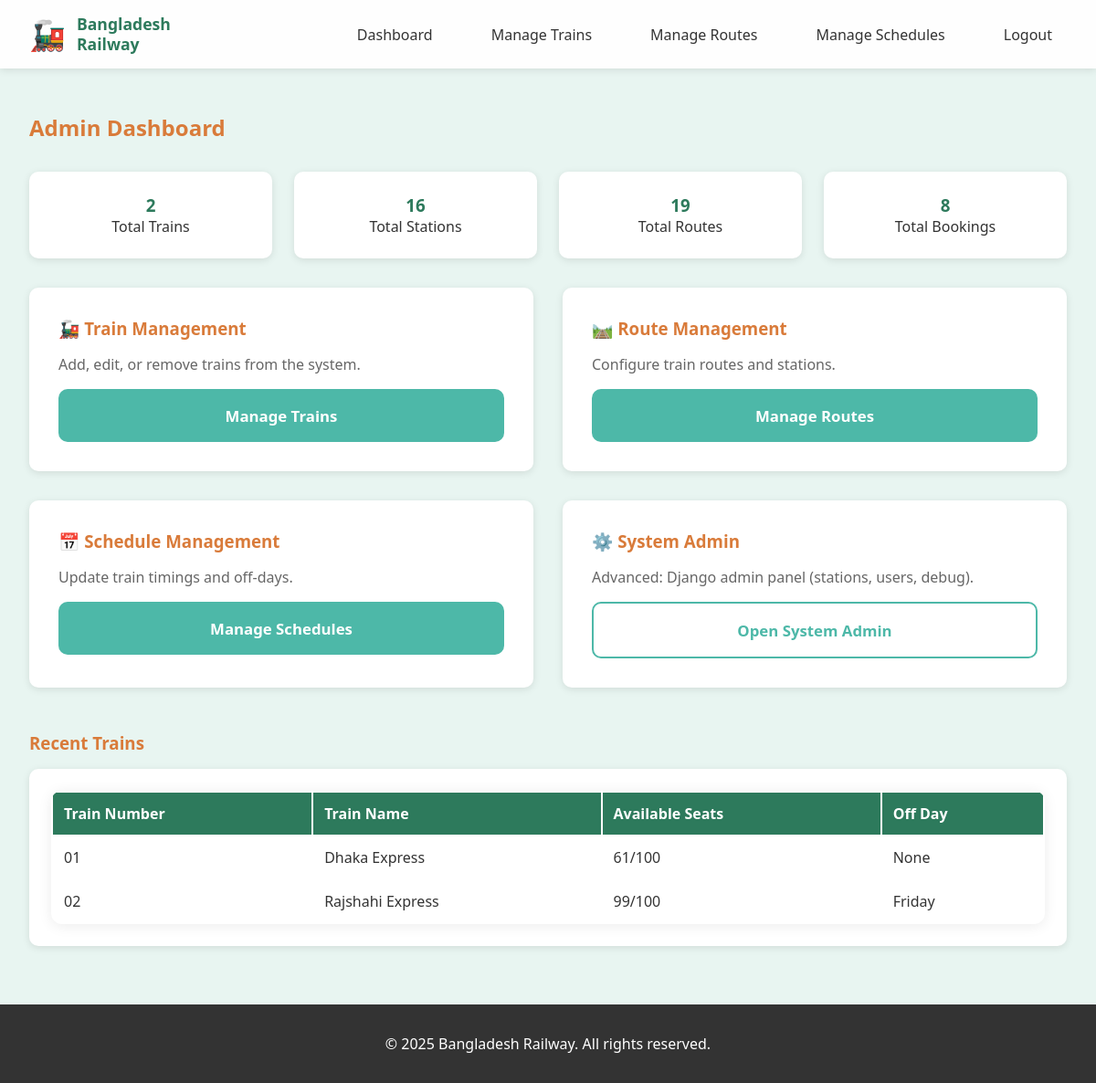
The page /accounts/admin-dashboard/ (signed in) on the database as committed earlier.
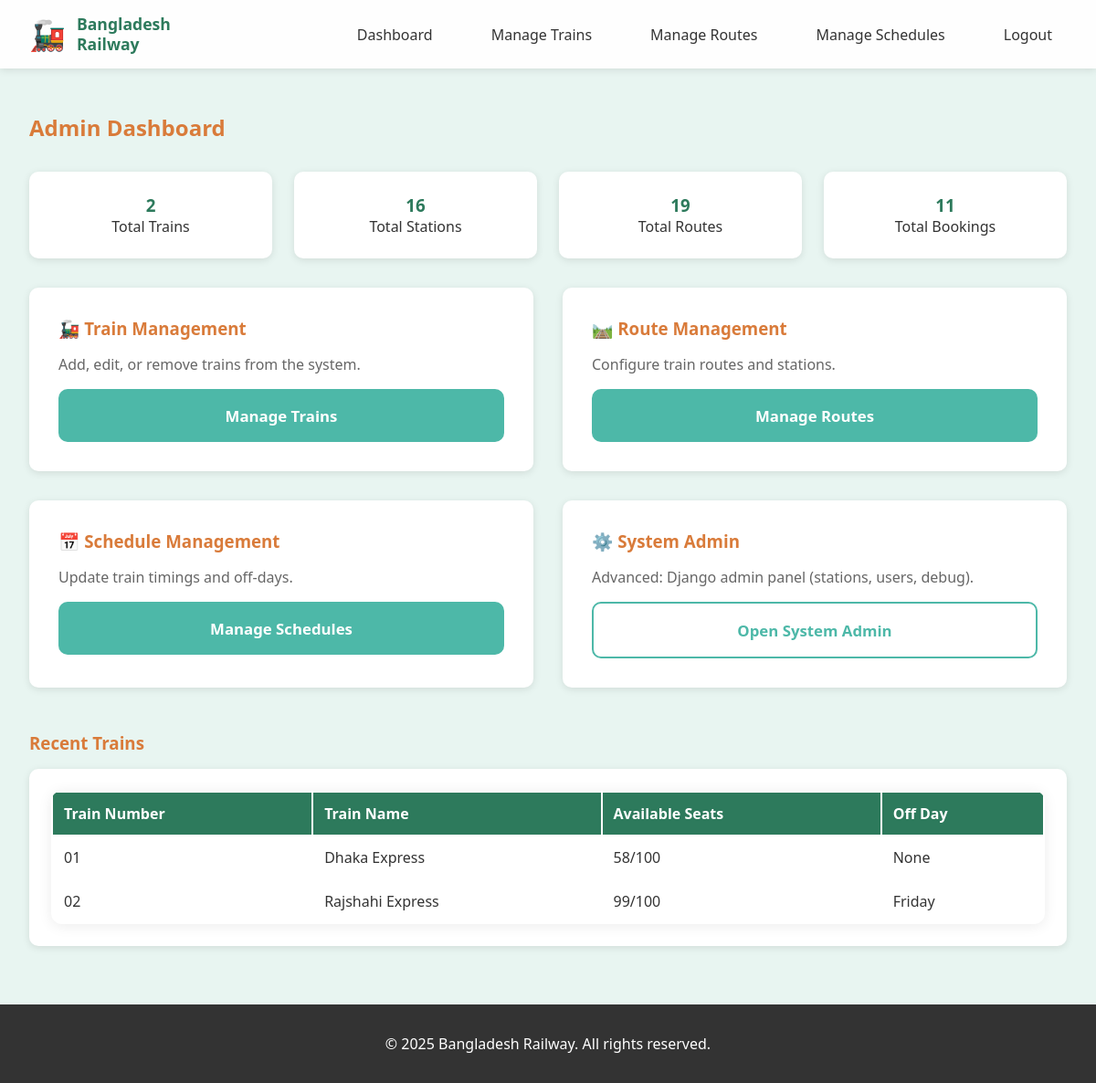
The same page on the database as committed later.
### trains/models.py (models this page shows, shortened)
class Train(models.Model):
    CLASS_CHOICES = (
        ('AC', 'Air Conditioned'),
        ('Non-AC', 'Non Air Conditioned'),
        ('Sleeper', 'Sleeper'),
    )
    train_number = models.CharField(max_length=10, unique=True)
    train_name = models.CharField(max_length=100)
    total_seats = models.IntegerField(default=100, help_text="Total seats available")
    available_seats = models.IntegerField(default=100, help_text="Currently available seats")
    total_coaches = models.IntegerField(default=10)
    classes_available = models.CharField(max_length=100, help_text="e.g., AC,Non-AC,Sleeper")
    off_day = models.CharField(max_length=50, blank=True, null=True,
                                help_text="Days when train doesn't run (e.g., Sunday)")
    class Meta:
        ordering = ['train_name']
        verbose_name = 'Train'
        verbose_name_plural = 'Trains'

### accounts/views.py (the view)
# urls.py: path('admin-dashboard/', views.admin_dashboard, name='admin_dashboard'),  # NEW
@login_required
def admin_dashboard(request):
    if not request.user.is_admin_user():
        messages.error(request, 'Access denied! Admin only.')
        return redirect('trains:home')
    from trains.models import Train, Station, Route, TrainSchedule
    from bookings.models import Payment
    context = {
        'total_trains': Train.objects.count(),
        'total_stations': Station.objects.count(),
        'total_routes': Route.objects.count(),
        'total_bookings': Payment.objects.count(),
        'recent_trains': Train.objects.all()[:5],
    }
    return render(request, 'accounts/admin_dashboard.html', context)

### accounts/models.py (called while the page is built)
    def is_admin_user(self):
        return self.role == 'admin'

### templates/accounts/admin_dashboard.html (shortened to what the changed rows need)
{% extends 'base.html' %}
{% block content %}
<div class="container">
    <h2 style="color: #D97B3A; margin: 2rem 0;">Admin Dashboard</h2>
    <div style="display: grid; grid-template-columns: repeat(4, 1fr); gap: 1.5rem; margin-bottom: 2rem;">
        <div
            style="background: white; padding: 1.5rem; border-radius: 10px; box-shadow: 0 2px 8px rgba(0,0,0,0.1); text-align: center;">
            <h3 style="color: #2D7A5C;">{{ total_bookings }}</h3>
            <p>Total Bookings</p>
        </div>
    </div>
    <div style="margin-top: 3rem;">
        <div style="background: white; padding: 1.5rem; border-radius: 10px; box-shadow: 0 2px 8px rgba(0,0,0,0.1);">
            <table style="width: 100%;">
                <thead>
                    <tr style="border-bottom: 2px solid #E0E0E0;">
                        <th style="padding: 0.75rem; text-align: left;">Train Number</th>
                        <th style="padding: 0.75rem; text-align: left;">Train Name</th>
                        <th style="padding: 0.75rem; text-align: left;">Available Seats</th>
                        <th style="padding: 0.75rem; text-align: left;">Off Day</th>
                    </tr>
                </thead>
                <tbody>
                    {% for train in recent_trains %}
                    <tr style="border-bottom: 1px solid #E0E0E0;">
                        <td style="padding: 0.75rem;">{{ train.train_number }}</td>
                        <td style="padding: 0.75rem;">{{ train.train_name }}</td>
                        <td style="padding: 0.75rem;">{{ train.available_seats }}/{{ train.total_seats }}</td>
                        <td style="padding: 0.75rem;">{{ train.off_day|default:"None" }}</td>
                    </tr>
                    {% endfor %}
                </tbody>
            </table>
        </div>
    </div>
</div>
{% endblock %}

Rows that differ between the two databases and show on the page:
changed Train "Dhaka Express": available_seats "61" → "58"
Other text that changed with them:
{{ total_bookings }}: "8" → "11"
